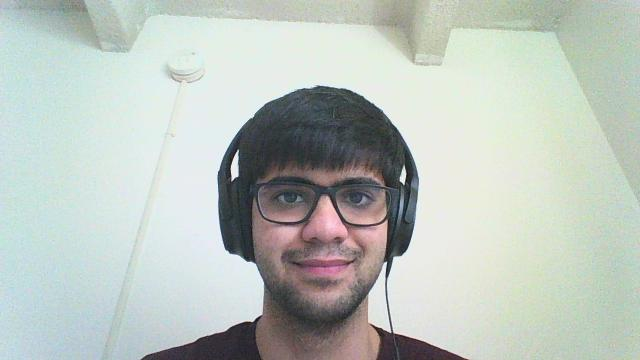
#> input picture root/pthread_face/aaresh1.jpeg, 640 x 360 px
$ python crop_face.py   (older library calls are emulated)
#> lines starting #> are read from the running program, lines starting #| are printed output that depends on the picture
#!/usr/bin/env python
# Software License Agreement (BSD License)
#
# Copyright (c) 2012, Philipp Wagner
# All rights reserved.
#
# Redistribution and use in source and binary forms, with or without
# modification, are permitted provided that the following conditions
# are met:
#
#  * Redistributions of source code must retain the above copyright
#    notice, this list of conditions and the following disclaimer.
#  * Redistributions in binary form must reproduce the above
#    copyright notice, this list of conditions and the following
#    disclaimer in the documentation and/or other materials provided
#    with the distribution.
#  * Neither the name of the author nor the names of its
#    contributors may be used to endorse or promote products derived
#    from this software without specific prior written permission.
#
# THIS SOFTWARE IS PROVIDED BY THE COPYRIGHT HOLDERS AND CONTRIBUTORS
# "AS IS" AND ANY EXPRESS OR IMPLIED WARRANTIES, INCLUDING, BUT NOT
# LIMITED TO, THE IMPLIED WARRANTIES OF MERCHANTABILITY AND FITNESS
# FOR A PARTICULAR PURPOSE ARE DISCLAIMED. IN NO EVENT SHALL THE
# COPYRIGHT OWNER OR CONTRIBUTORS BE LIABLE FOR ANY DIRECT, INDIRECT,
# INCIDENTAL, SPECIAL, EXEMPLARY, OR CONSEQUENTIAL DAMAGES (INCLUDING,
# BUT NOT LIMITED TO, PROCUREMENT OF SUBSTITUTE GOODS OR SERVICES;
# LOSS OF USE, DATA, OR PROFITS; OR BUSINESS INTERRUPTION) HOWEVER
# CAUSED AND ON ANY THEORY OF LIABILITY, WHETHER IN CONTRACT, STRICT
# LIABILITY, OR TORT (INCLUDING NEGLIGENCE OR OTHERWISE) ARISING IN
# ANY WAY OUT OF THE USE OF THIS SOFTWARE, EVEN IF ADVISED OF THE
# POSSIBILITY OF SUCH DAMAGE.

import sys, math

from PIL import Image

def Distance(p1,p2):
  dx = p2[0] - p1[0]
  dy = p2[1] - p1[1]
  return math.sqrt(dx*dx+dy*dy)

def ScaleRotateTranslate(image, angle, center = None, new_center = None, scale = None, resample=Image.BICUBIC):
  if (scale is None) and (center is None):
    return image.rotate(angle=angle, resample=resample)
  nx,ny = x,y = center
  sx=sy=1.0
  if new_center:
    (nx,ny) = new_center
  if scale:
    (sx,sy) = (scale, scale)
  cosine = math.cos(angle)
  sine = math.sin(angle)
  a = cosine/sx
  b = sine/sx
  c = x-nx*a-ny*b
  d = -sine/sy
  e = cosine/sy
  f = y-nx*d-ny*e
  return image.transform(image.size, Image.AFFINE, (a,b,c,d,e,f), resample=resample)

def CropFace(image, eye_left=(0,0), eye_right=(0,0), offset_pct=(0.2,0.2), dest_sz = (70,70)):
  # calculate offsets in original image
  offset_h = math.floor(float(offset_pct[0])*dest_sz[0])
  offset_v = math.floor(float(offset_pct[1])*dest_sz[1])
  # get the direction
  eye_direction = (eye_right[0] - eye_left[0], eye_right[1] - eye_left[1])
  # calc rotation angle in radians
  rotation = -math.atan2(float(eye_direction[1]),float(eye_direction[0]))
  # distance between them
  dist = Distance(eye_left, eye_right)
  # calculate the reference eye-width
  reference = dest_sz[0] - 2.0*offset_h
  # scale factor
  scale = float(dist)/float(reference)
  # rotate original around the left eye
  image = ScaleRotateTranslate(image, center=eye_left, angle=rotation)
  # crop the rotated image
  crop_xy = (eye_left[0] - scale*offset_h, eye_left[1] - scale*offset_v)
  crop_size = (dest_sz[0]*scale, dest_sz[1]*scale)
  image = image.crop((int(crop_xy[0]), int(crop_xy[1]), int(crop_xy[0]+crop_size[0]), int(crop_xy[1]+crop_size[1])))
  # resize it
  image = image.resize(dest_sz, Image.ANTIALIAS)
  return image

if __name__ == "__main__":
  image =  Image.open("aaresh1.jpeg")
#> image is the input picture: PIL image 640x360 RGB; mean R, G, B 188, 196, 189.6
  CropFace(image, eye_left=(275,175), eye_right=(375,175), offset_pct=(0.1,0.1), dest_sz=(200,200)).save("aaresh1_01.jpg")
  CropFace(image, eye_left=(275,175), eye_right=(375,175), offset_pct=(0.125,0.125), dest_sz=(200,200)).save("aaresh1_02.jpg")
  CropFace(image, eye_left=(275,175), eye_right=(375,175), offset_pct=(0.15,0.15), dest_sz=(200,200)).save("aaresh1_03.jpg")
  CropFace(image, eye_left=(275,175), eye_right=(375,175), offset_pct=(0.175,0.175), dest_sz=(200,200)).save("aaresh1_04.jpg")
  CropFace(image, eye_left=(275,175), eye_right=(375,175), offset_pct=(0.2,0.2), dest_sz=(200,200)).save("aaresh1_05.jpg")
#> in CropFace (call 5), `image = image.resize(dest_sz, Image.ANTIALIAS)`:
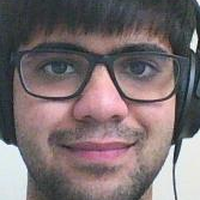
#> image: PIL image 200x200 RGB; mean R, G, B 122.3, 110, 112.1
  CropFace(image, eye_left=(275,175), eye_right=(375,175), offset_pct=(0.225,0.225), dest_sz=(200,200)).save("aaresh1_06.jpg")
#> in CropFace (call 6), `image = image.resize(dest_sz, Image.ANTIALIAS)`:
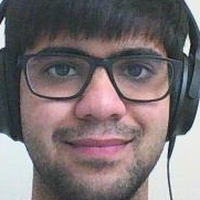
#> image: PIL image 200x200 RGB; mean R, G, B 122.1, 112.4, 114.6
  CropFace(image, eye_left=(275,175), eye_right=(375,175), offset_pct=(0.25,0.25), dest_sz=(200,200)).save("aaresh1_07.jpg")
#> in CropFace (call 7), `image = image.crop((int(crop_xy[0]), int(crop_xy[1]), int(crop_xy[0]+c..`:
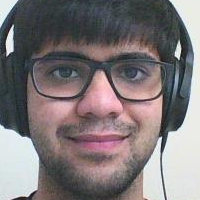
#> image: PIL image 200x200 RGB; mean R, G, B 126.6, 119.3, 121.1
  CropFace(image, eye_left=(275,175), eye_right=(375,175), offset_pct=(0.275,0.275), dest_sz=(200,200)).save("aaresh1_08.jpg")
#> in CropFace (call 8), `image = image.crop((int(crop_xy[0]), int(crop_xy[1]), int(crop_xy[0]+c..`:
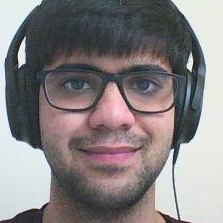
#> image: PIL image 223x223 RGB; mean R, G, B 134.5, 129.1, 130.5
#> in CropFace (call 8), `image = image.resize(dest_sz, Image.ANTIALIAS)`:
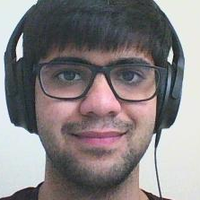
#> image: PIL image 200x200 RGB; mean R, G, B 134.5, 129.1, 130.5
  CropFace(image, eye_left=(275,175), eye_right=(375,175), offset_pct=(0.3,0.3), dest_sz=(200,200)).save("aaresh1_09.jpg")
#> in CropFace (call 9), `image = image.crop((int(crop_xy[0]), int(crop_xy[1]), int(crop_xy[0]+c..`:
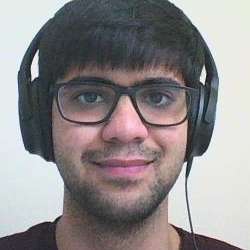
#> image: PIL image 250x250 RGB; mean R, G, B 143.4, 139.1, 140
#> in CropFace (call 9), `image = image.resize(dest_sz, Image.ANTIALIAS)`:
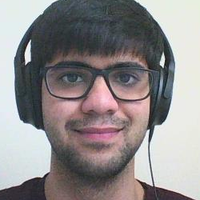
#> image: PIL image 200x200 RGB; mean R, G, B 143.4, 139.1, 140

$ run again, with root/pthread_face/aaresh.png saved as root/pthread_face/aaresh1.jpeg
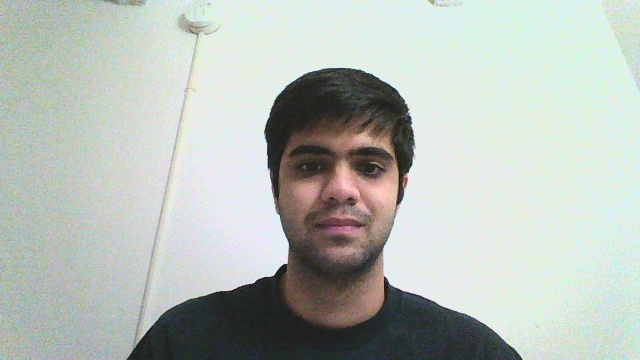
#> input picture root/pthread_face/aaresh.png, 640 x 360 px
#> image is the input picture: PIL image 640x360 RGB; mean R, G, B 183.9, 190.6, 184.5
#> in CropFace (call 8), `image = image.resize(dest_sz, Image.ANTIALIAS)`:
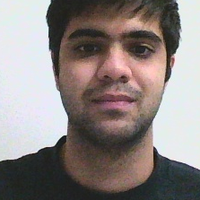
#> image: PIL image 200x200 RGB; mean R, G, B 140.5, 132, 129.7
#> in CropFace (call 9), `image = image.crop((int(crop_xy[0]), int(crop_xy[1]), int(crop_xy[0]+c..`:
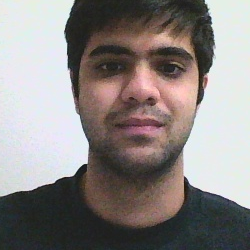
#> image: PIL image 250x250 RGB; mean R, G, B 139.7, 134, 132.1

$ run again, with root/pthread_face/adarsh.jpg copied over root/pthread_face/aaresh1.jpeg
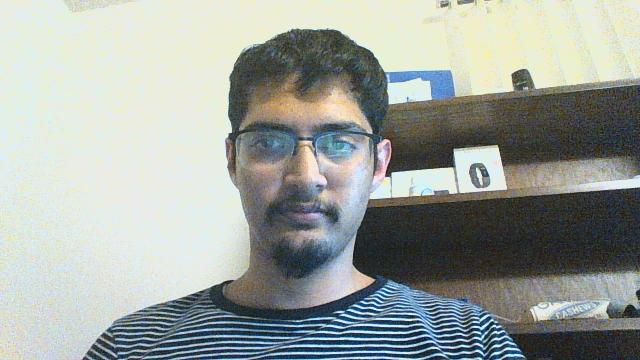
#> input picture root/pthread_face/adarsh.jpg, 640 x 360 px
#> image is the input picture: PIL image 640x360 RGB; mean R, G, B 156.7, 162.2, 157
#> in CropFace (call 8), `image = image.resize(dest_sz, Image.ANTIALIAS)`:
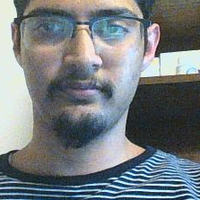
#> image: PIL image 200x200 RGB; mean R, G, B 117, 123.4, 127.3
#> in CropFace (call 9), `image = image.resize(dest_sz, Image.ANTIALIAS)`:
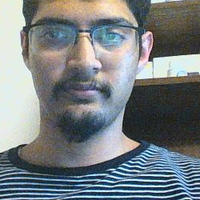
#> image: PIL image 200x200 RGB; mean R, G, B 119.7, 126.4, 129.6
